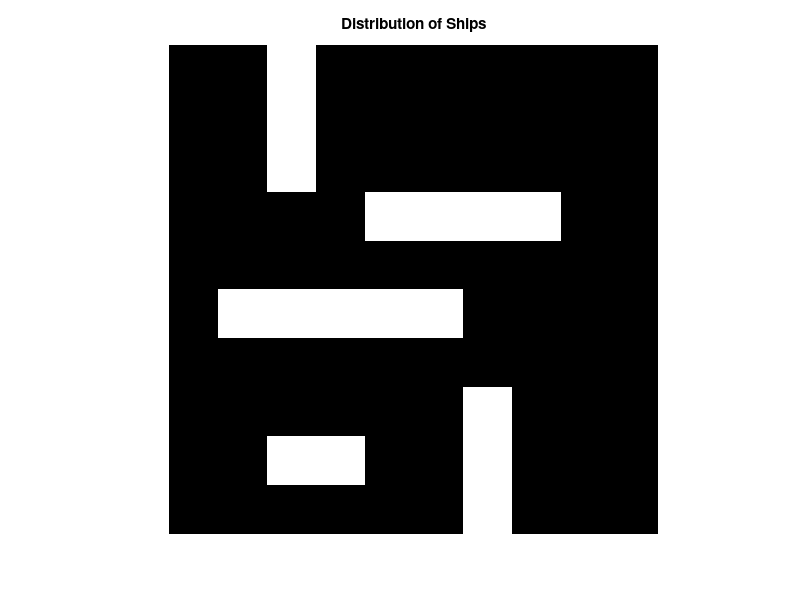

MATLAB code to generate this figure:
%test Bataille navale

clc
clear
close all

n=10;

merIA=zeros(n);

t=0;
c=0;

while t < 4



    if t==0
        b=4;
        t=t+1;
    elseif t==1
        b=3;
        t=t+1;
    elseif t==2
        b=2;
        c=c+1;
        if c==2
            t=t+1;
        end
    elseif t==3
        b=1;
        t=t+1;
    end

S=randi([0,1]);
Coo=[];
a=1;

if S==0

    for i=1:n
        for j=1:n
       
            if merIA(i,j)==0
            
                Coo(a,1)=i;
                Coo(a,2)=j;
                a=a+1;

            end
        
        end
    end

    q=true;
    while q

        l=randi([1,length(Coo)-b]);
        d=0;

        if Coo(l,1)==Coo(l+1,1) && Coo(l,2)+1==Coo(l+1,2)
            for i=0:b-1
            
                if Coo(l+i,1)==Coo(l+i+1,1) && Coo(l+i,2)+1==Coo(l+i+1,2)
                    d=d+1;
                end
        
            end
        end
        if d==b
            q=false;
        end
    end

    for i=0:b
        merIA(Coo(l+i,1),Coo(l+i,2))=1;
        
        if Coo(l,1) > 1
        
           merIA(Coo(l+i,1)-1,Coo(l+i,2))=-1; 

        end
        if Coo(l,1) < n
        
           merIA(Coo(l+i,1)+1,Coo(l+i,2))=-1; 

        end
        if l-1 >= 1
            if Coo(l-1,1) >= 1 && Coo(l-1,1) == Coo(l,1)
              
               merIA(Coo(l-1,1),Coo(l-1,2))=-1; 
    
            end
        end
        if l+b+1 <= length(Coo)
            if Coo(l+b+1,1) <= n && Coo(l+b+1,1) == Coo(l+b,1)  
    
               merIA(Coo(l+b+1,1),Coo(l+b+1,2))=-1; 
    
            end
        end
    end

elseif S==1

    for i=1:n
        for j=1:n
       
            if merIA(j,i)==0
            
                Coo(a,1)=j;
                Coo(a,2)=i;
                a=a+1;

            end
        
        end
    end

    q=true;
    while q

        l=randi([1,length(Coo)-b]);
        d=0;

        if Coo(l,2)==Coo(l+1,2) && Coo(l,1)+1==Coo(l+1,1)
            for i=0:b-1
            
                if Coo(l+i,2)==Coo(l+i+1,2) && Coo(l+i,1)+1==Coo(l+i+1,1)
                    d=d+1;
                end
        
            end
        end
        if d==b
            q=false;
        end
    end

    for i=0:b
        merIA(Coo(l+i,1),Coo(l+i,2))=1;
        
        if Coo(l,2) > 1
        
           merIA(Coo(l+i,1),Coo(l+i,2)-1)=-1; 

        end
        if Coo(l,2) < n
        
           merIA(Coo(l+i,1),Coo(l+i,2)+1)=-1; 

        end
        if l-1 >= 1
            if Coo(l-1,2) >= 1 && Coo(l-1,2) == Coo(l,2)
              
               merIA(Coo(l-1,1),Coo(l-1,2))=-1; 
    
            end
        end
        if l+b+1 <= length(Coo)
            if Coo(l+b+1,2) <= n && Coo(l+b+1,2) == Coo(l+b,2)  
    
               merIA(Coo(l+b+1,1),Coo(l+b+1,2))=-1; 
    
            end
        end
    end
end


end

for i=1:n
    for j=1:n
        if merIA(i,j)==-1
            merIA(i,j)=0;
        end
    end
end

% Visualize the grid
%imagesc(merIA)
imshow(merIA, 'InitialMagnification', 'fit');
title('Distribution of Ships');
